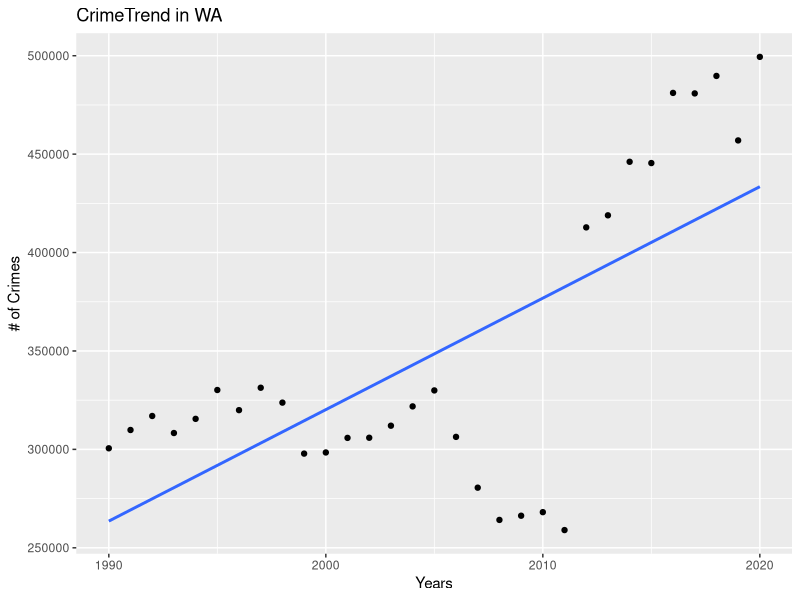

Source code (R):
##How has the crime rate in King County changed over the last ten years?
library(tidyverse)
cjdb <- read.csv("../data/CJDB90_20.csv")

cjdb_years <- cjdb %>%
  mutate(CRIME_TOTALS = SRS_TOTAL + NIB_TOTAL) %>%
  select(year, county, CRIME_TOTALS) %>%
  filter(county == "STATE")

wa_years_plot <- ggplot(cjdb_years, aes(year, CRIME_TOTALS)) +
  geom_point() +
  geom_smooth(method="lm", se=FALSE) +
  labs(title = "CrimeTrend in WA") +
  labs(x = "Years") +
  labs(y = "# of Crimes")
  
                          